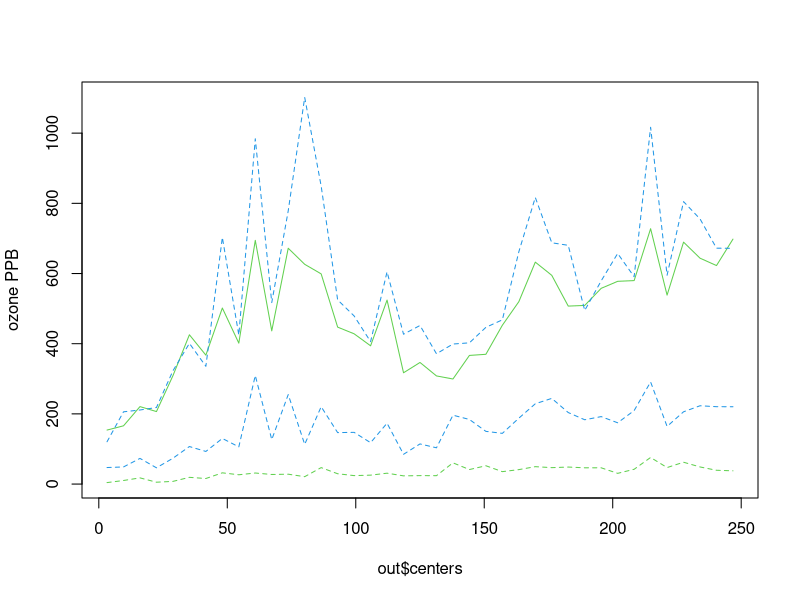

This chart was generated by the following R code:
library(fields)


### Name: stats.bin
### Title: Bins data and finds some summary statistics.
### Aliases: stats.bin
### Keywords: univar

### ** Examples

u<- rnorm( 2000)
v<- rnorm( 2000)
x<- u
y<- .7*u + sqrt(1-.7**2)*v

look<- stats.bin( x,y) 
look$stats["Std.Dev.",]

data( ozone2)
# make up a variogram day 16 of Midwest daily ozone ...
look<- vgram( ozone2$lon.lat, c(ozone2$y[16,]), lon.lat=TRUE)

# break points
brk<- seq( 0, 250,,40)

out<-stats.bin( look$d, look$vgram, breaks=brk)
# plot bin means, and some quantiles  Q1, median, Q3
matplot( out$centers, t(out$stats[ c("mean", "median","Q1", "Q3"),]), 
type="l",lty=c(1,2,2,2), col=c(3,4,3,4), ylab="ozone PPB")
